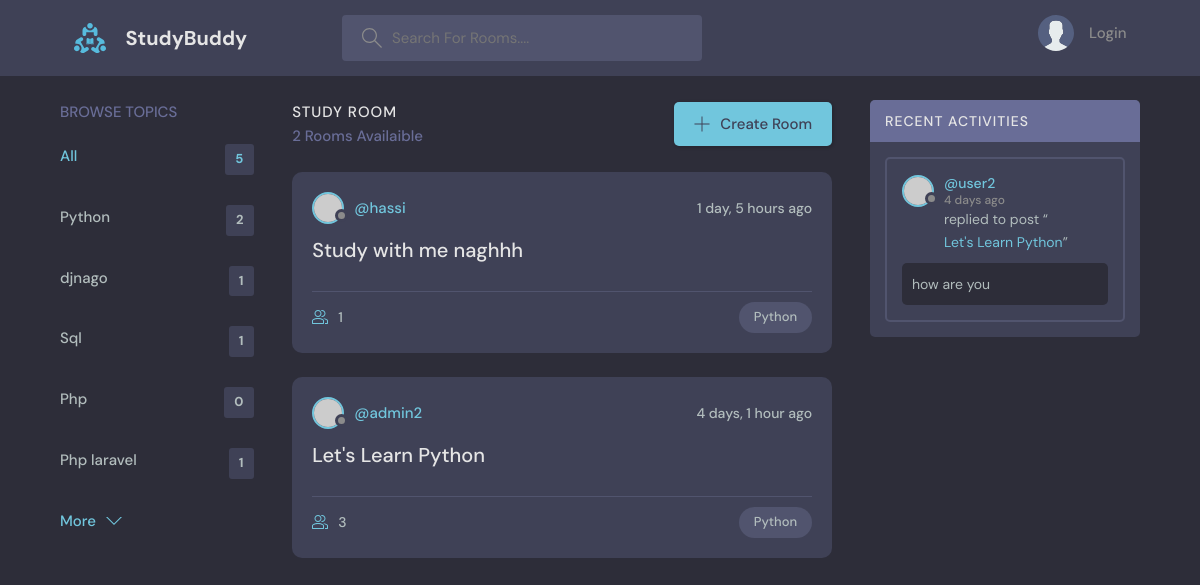
Page /?q=Python on the committed database.
### base/models.py (models this page shows, shortened)
class Topic(models.Model):
    name = models.CharField(max_length=200)

class Room(models.Model):
    host = models.ForeignKey(User , on_delete=models.SET_NULL , null=True)
    topic = models.ForeignKey(Topic , on_delete=models.SET_NULL , null=True)
    name = models.CharField(max_length=200)
    description  = models.TextField(null=True , blank=True)
    participants = models.ManyToManyField(User , related_name='participants' , blank=True)
    updated = models.DateTimeField(auto_now=True)
    created = models.DateTimeField(auto_now_add = True)
    def __str__(self):
        return self.name
    class Meta:
        ordering = ['-updated' , '-created']

class Message(models.Model):
    user = models.ForeignKey(User , on_delete=models.CASCADE)
    room = models.ForeignKey(Room , on_delete=models.CASCADE)
    body = models.TextField()
    updated = models.DateTimeField(auto_now=True)
    created = models.DateTimeField(auto_now_add = True)
    def __str__(self):
        return self.body[0:50]
    class Meta:
        ordering = ['-updated' , '-created']

### base/views.py (the view)
# urls.py: path('' , views.home , name='home'),
def home(request ):
    q = request.GET.get('q') if request.GET.get('q') != None else ''
    rooms = Room.objects.filter(
        Q(topic__name__icontains = q) |
        Q(name__icontains = q) |
        Q(description__icontains = q)
        )
    topics = Topic.objects.all()[0:5]
    room_count = rooms.count()
    room_messages = Message.objects.filter(Q(room__topic__name__icontains = q))
    context  = {'rooms' : rooms , 'topics': topics , 'room_count' : room_count , 'room_messages' : room_messages}
    return render (request , 'base/home.html' , context)

### base/templates/base/home.html (shortened to what this page needs)
{% extends 'main.html' %}
{% block content %}
<main class="layout layout--3">
  <div class="container">
    {% include 'base/topics_component.html' %}
    <div class="roomList">
      <div class="roomList__header">
        <div>
          <h2>Study Room</h2>
          <p>{{room_count}} Rooms Availaible</p>
        </div>
        <a class="btn btn--main" href="{% url 'create-room' %}">
          <svg version="1.1" xmlns="http://www.w3.org/2000/svg" width="32" height="32" viewBox="0 0 32 32">
            <title>add</title>
            <path
              d="M16.943 0.943h-1.885v14.115h-14.115v1.885h14.115v14.115h1.885v-14.115h14.115v-1.885h-14.115v-14.115z">
            </path>
          </svg>
          Create Room
        </a>
      </div>
      {% include 'base/feed_component.html' %}
    </div>
    {% include 'base/activity_component.html' %}
  </div>
</main>
{% endblock content %}

### base/templates/base/topics_component.html (shortened to what this page needs)
<div class="topics">
    <div class="topics__header">
      <h2>Browse Topics</h2>
    </div>
    <ul class="topics__list">
      <li>
        <a href="{% url 'home' %}" class="active">All <span>{{topics.count}}</span></a>
      </li>
      {% for topic in topics %}
      <li>
        <a href="{% url 'home' %}?q={{topic.name}}"> {{topic.name}} <span>{{topic.room_set.all.count}}</span></a>
      </li>
      {%endfor%}
    </ul>
    <a class="btn btn--link" href="{% url 'topics' %}">
      More
      <svg version="1.1" xmlns="http://www.w3.org/2000/svg" width="32" height="32" viewBox="0 0 32 32">
        <title>chevron-down</title>
        <path d="M16 21l-13-13h-3l16 16 16-16h-3l-13 13z"></path>
      </svg>
    </a>
  </div>

### base/templates/base/feed_component.html (shortened to what this page needs)
{% for room in rooms %}
<div class="roomListRoom">
    <div class="roomListRoom__header">
        <a href="{% url 'user-profile' room.host.id %}" class="roomListRoom__author">
            <div class="avatar avatar--small">
                <img src="https://randomuser.me/api/portraits/women/11.jpg" />
            </div>
            <span>@{{room.host.username}}</span>
        </a>
        <div class="roomListRoom__actions">
            <span>{{room.created | timesince}} ago</span>
        </div>
    </div>
    <div class="roomListRoom__content">
        <a href="{% url 'room' room.id %}">{{room.name}}</a>
    </div>
    <div class="roomListRoom__meta">
        <a href="{% url 'room' room.id %}" class="roomListRoom__joined">
            {{room.participants.all.count}}
        </a>
        <p class="roomListRoom__topic">{{room.topic.name}}</p>
    </div>
</div>
{% endfor%}

### base/templates/base/activity_component.html (shortened to what this page needs)
<div class="activities">
    <div class="activities__header">
      <h2>Recent Activities</h2>
    </div>
    {% for message in room_messages %}
    <div class="activities__box">
      <div class="activities__boxHeader roomListRoom__header">
        <a href="{% url 'user-profile' message.user.id %}" class="roomListRoom__author">
          <div class="avatar avatar--small">
            <img src="https://randomuser.me/api/portraits/women/11.jpg" />
          </div>
          <p>
            @{{message.user}}
            <span>{{message.created | timesince}} ago</span>
          </p>
        </a>
      </div>
      <div class="activities__boxContent">
        <p>replied to post “<a href="{% url 'room' message.room.id %}">{{message.room}}</a>”</p>
        <div class="activities__boxRoomContent">
            {{message}}
        </div>
      </div>
    </div>
    {% endfor %}
  </div>

### rows in the picture
Topic: name "Python", room_set.all.count "2"
Topic: name "djnago", room_set.all.count "1"
Topic: name "Sql", room_set.all.count "1"
Topic: name "Php", room_set.all.count "0"
Topic: name "Php laravel", room_set.all.count "1"
Room: host.username "hassi", created "1 day, 5 hours", name "Study with me naghhh", participants.all.count "1", topic.name "Python"
Room: host.username "admin2", created "4 days, 1 hour", name "Let's Learn Python", participants.all.count "3", topic.name "Python"
Message: user "user2", created "4 days", room "Let's Learn Python", body "how are you"

### other values in the picture
{{ topics.count }} "5"
{{ room_count }} "2"
